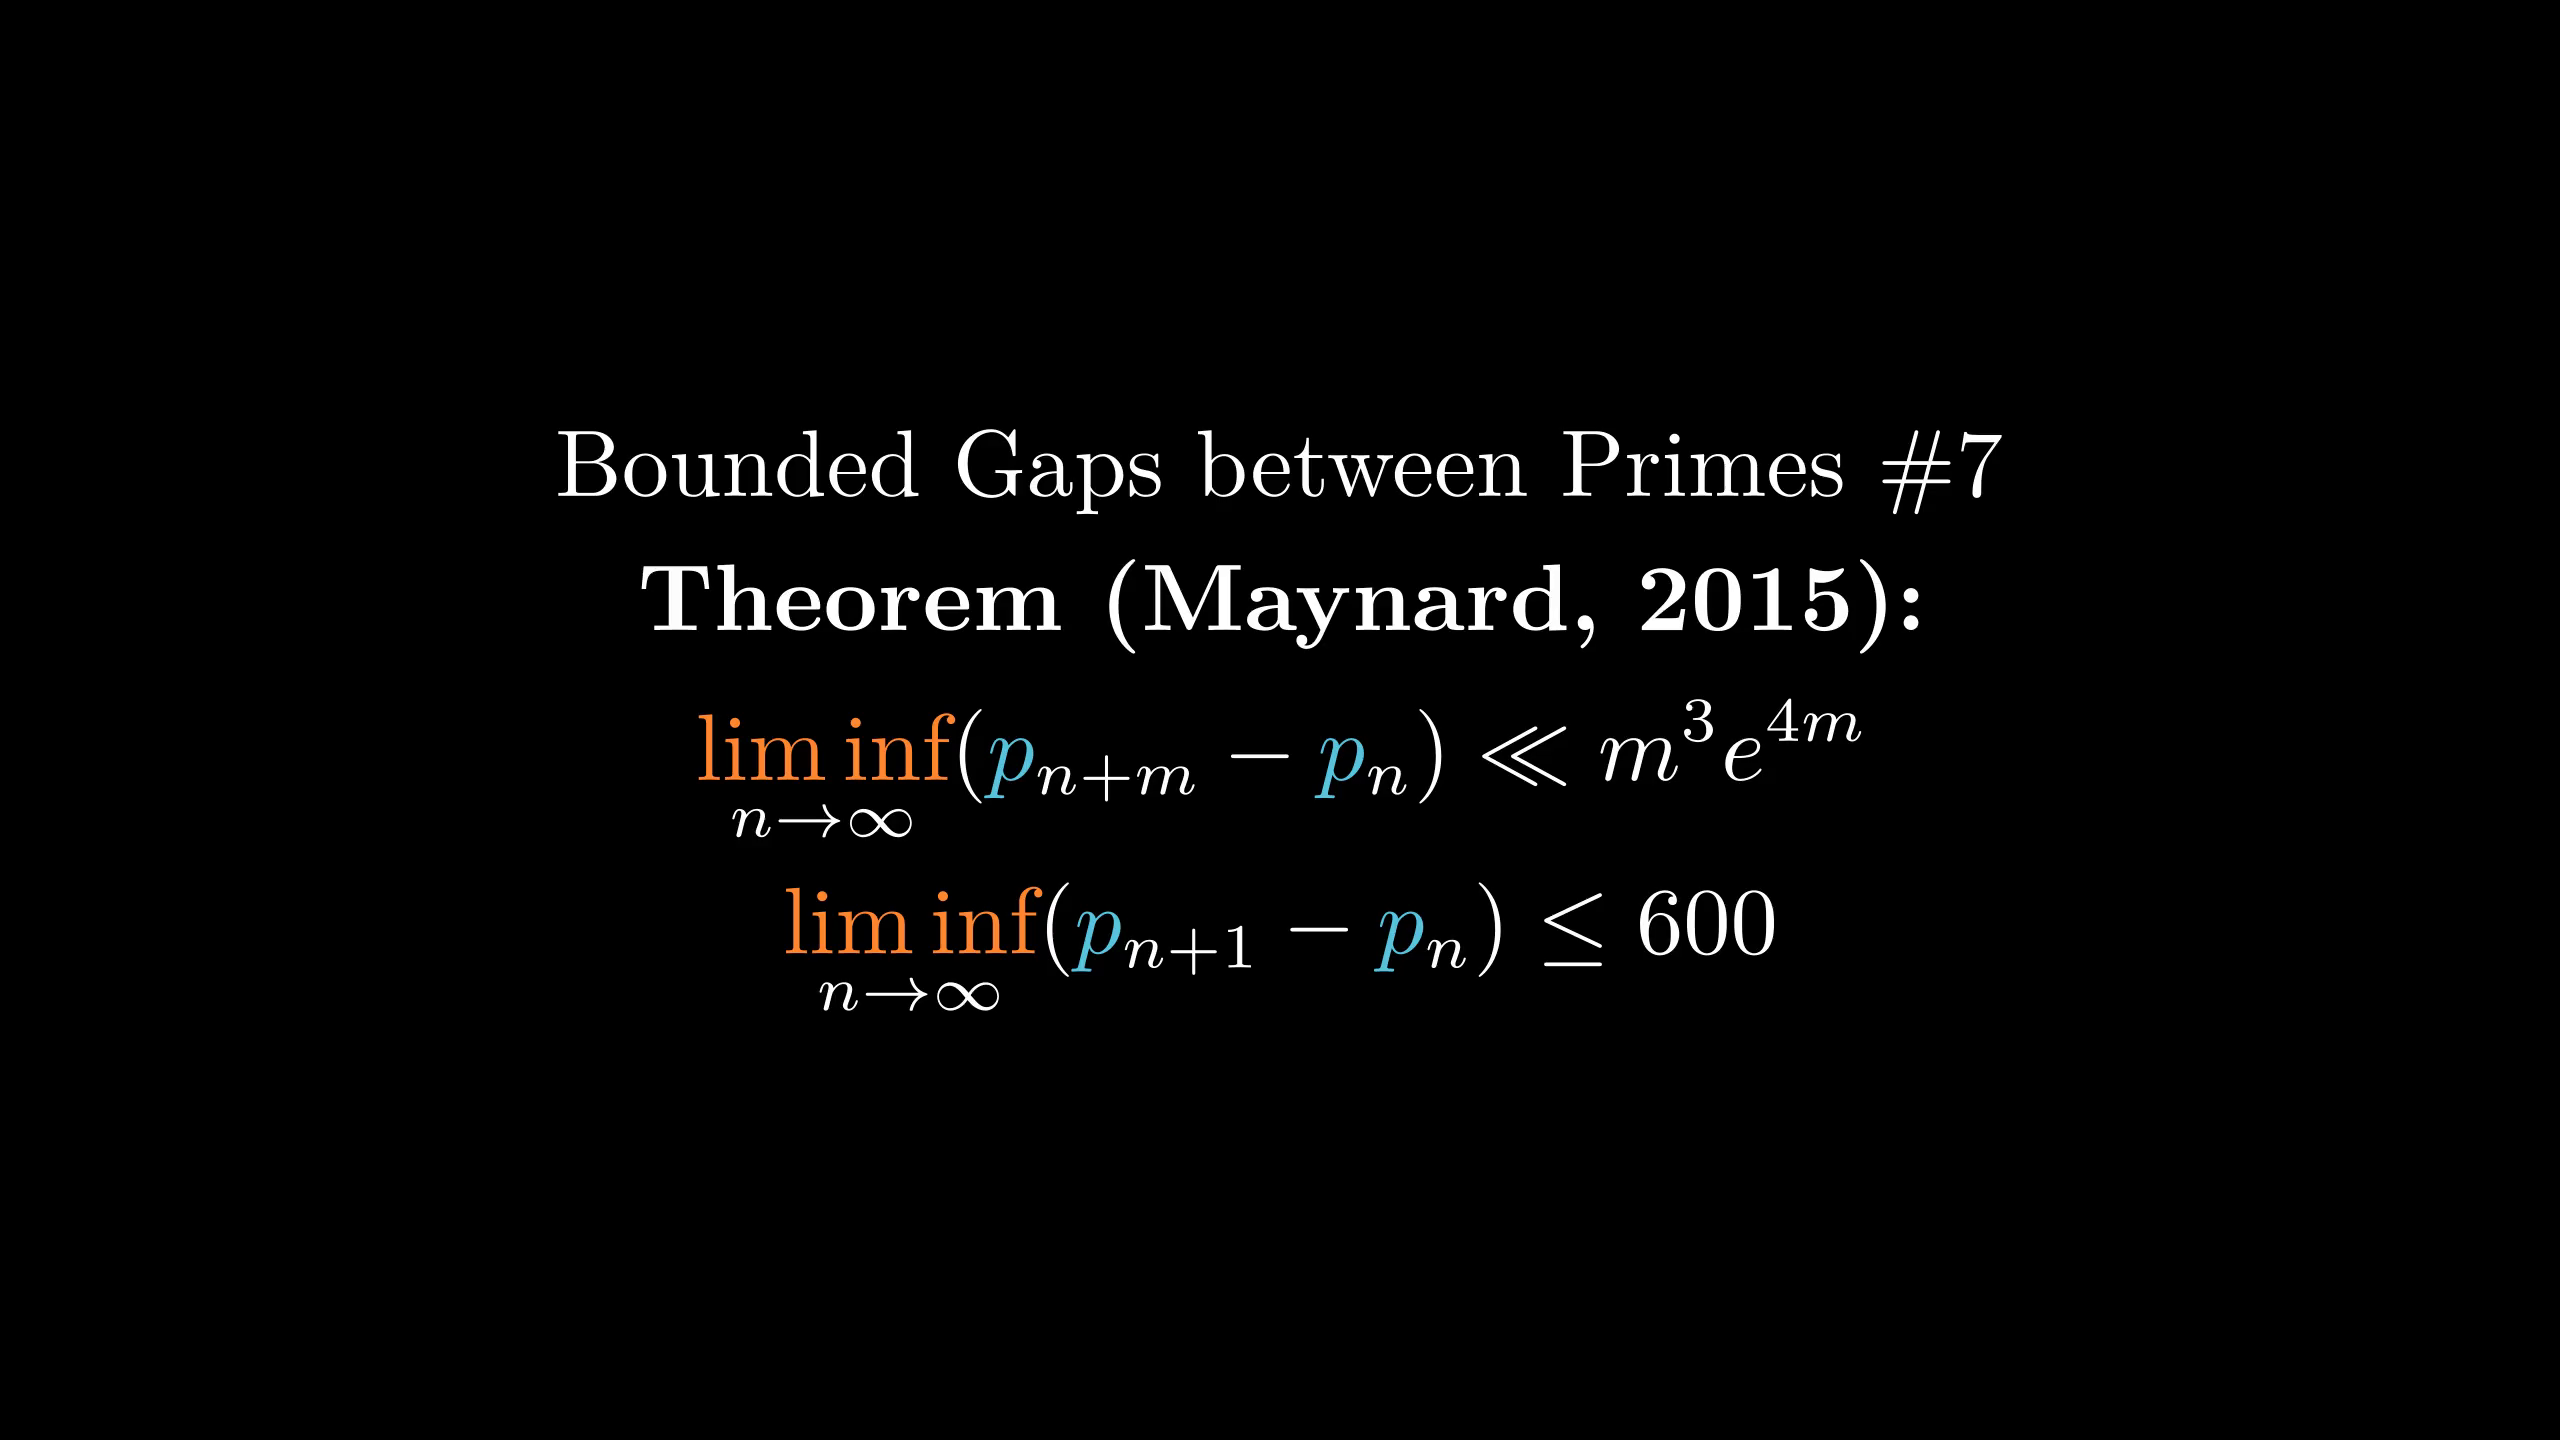

Write the Python code that produced this figure.
from manimlib.imports import *

class FooScene(Scene):
    def construct(self):
        cmap=tex_to_color_map={
                r"\liminf":ORANGE,
                "p":BLUE
        }
        tit=TextMobject("Bounded Gaps between Primes \#7")
        tx=TextMobject(r"\textbf{Theorem (Maynard, 2015):}")
        eqn=TexMobject(
                r"\liminf_{n\to\infty}(p_{n+m}-p_n)\ll m^3e^{4m}",
                tex_to_color_map=cmap)
        eqn2=TexMobject(
                r"\liminf_{n\to\infty}(p_{n+1}-p_n)\le600",
                tex_to_color_map=cmap)
        self.add(VGroup(tit,tx,eqn,eqn2).arrange(DOWN))
        self.wait()
